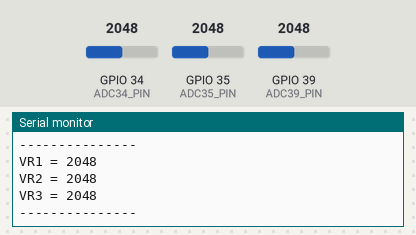
A sketch run on a simulated ESP32. Parts: the last lines printed to the serial monitor. Inputs (shaded band) come from the test bench; at power-on: GPIO 34 (ADC34_PIN) = 2048, GPIO 35 (ADC35_PIN) = 2048, GPIO 39 (ADC39_PIN) = 2048.

Above: at 1.4 s.
1.5 s: GPIO 34 (ADC34_PIN) set to 2866
At 1.75 s:
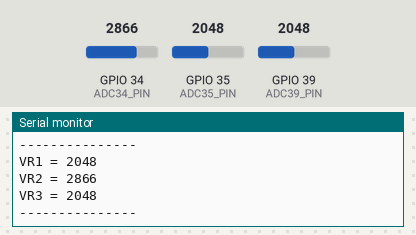
3.0 s: GPIO 35 (ADC35_PIN) set to 2866
4.5 s: GPIO 39 (ADC39_PIN) set to 2866
At 4.76 s:
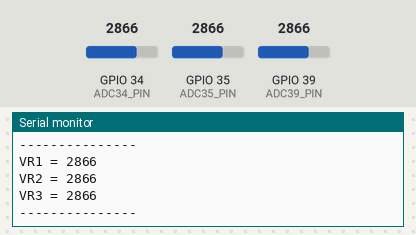
6.0 s: GPIO 34 (ADC34_PIN) set to 3603
At 6.26 s:
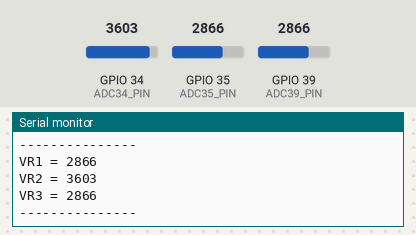
7.5 s: GPIO 35 (ADC35_PIN) set to 3603
9.0 s: GPIO 39 (ADC39_PIN) set to 3603
At 9.27 s:
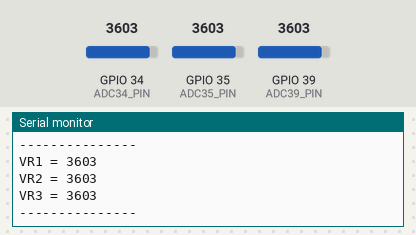
Timing chart, 0 to 11.5 s (numbered marks = the images above; inputs shaded):
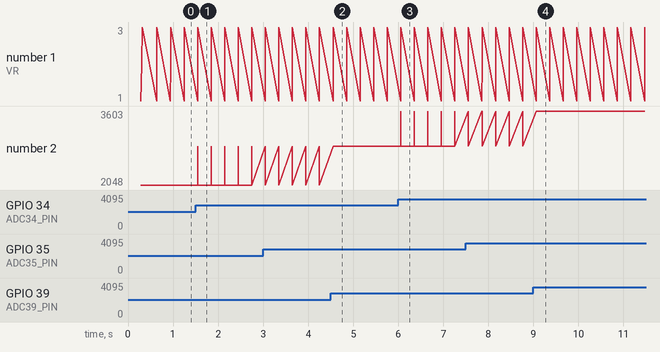

The sketch:

Arduino_ESP32_Adc.ino
```cpp
/***********************************************************************
 * Project      :     Arduino_ESP8266_Adc
 * Description  :     ทดสอบการอ่านค่า Adc จาก VR1, VR2  และ VR3
 * Author       :     Tenergy Innovation Co., Ltd.
 * Date         :     14 Nov 2018
 * Revision     :     1.1
 * Rev1.0       :     Original
 * Rev1.1       :     Edit define pin and some variable
 * website      :     http://www.tenergyinnovation.co.th
 * Facebook     :     https://www.facebook.com/tenergy.innovation
 * Email        :     uten.boonliam@innovation.co.th
 * TEL          :     089-140-7205
 ***********************************************************************/

/**************************************/
/*           GPIO define              */
/**************************************/
#define ADC39_PIN     39
#define ADC34_PIN     34
#define ADC35_PIN     35
#define VR1           ADC35_PIN
#define VR2           ADC34_PIN
#define VR3           ADC39_PIN


/**************************************/
/*       Global variable define       */
/**************************************/
int vr1_val,vr2_val,vr3_val;


 /***********************************************************************
 * FUNCTION:    setup
 * DESCRIPTION: setup process
 * PARAMETERS:  nothing
 * RETURNED:    nothing
 ***********************************************************************/
void setup() {
  // put your setup code here, to run once:
  Serial.begin(9600);
  Serial.println("************************************************");
  Serial.println("Project      :  Arduino_ESP32_Adc");
  Serial.println("Author       :  Tenergy Innovation Co., Ltd.");
  Serial.println("Date         :  14 Nov 2018");
  Serial.println("website      :  http://www.tenergyinnovation.co.th");
  Serial.println("Email        :  uten.boonliam@innovation.co.th");
  Serial.println("TEL          :  089-140-7205");
  Serial.println("************************************************");

}

 /***********************************************************************
 * FUNCTION:    loop
 * DESCRIPTION: loop process
 * PARAMETERS:  nothing
 * RETURNED:    nothing
 ***********************************************************************/
void loop() {

  vr1_val = analogRead(VR1);
  vr2_val = analogRead(VR2);
  vr3_val = analogRead(VR3);

  Serial.print("VR1 = "); Serial.println(vr1_val);
  Serial.print("VR2 = "); Serial.println(vr2_val);
  Serial.print("VR3 = "); Serial.println(vr3_val);
  Serial.println("---------------");

  delay(300);

}
```

Measured:
- after the input at 1.5 s, the serial monitor: prints a new line at once (image 1)
- after the input at 4.5 s, the serial monitor: prints a new line after 0.05 s (image 2)
- after the input at 6.0 s, the serial monitor: prints a new line after 0.06 s (image 3)
- after the input at 9.0 s, the serial monitor: prints a new line after 0.06 s (image 4)
